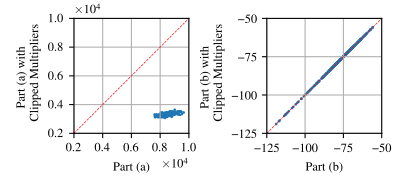

Write Python code to recreate this figure.
import os

import matplotlib.pyplot as plt
from matplotlib.ticker import ScalarFormatter
import numpy as np

#create a figure with (2,1) subplots
FONT_SIZE = 9
fig_width_px = 400
fig_height_px = 185
dpi = 100  # Typical screen DPI, adjust if necessary
fig_width_in = fig_width_px / dpi
fig_height_in = fig_height_px / dpi

plt.rcParams.update({
    # --- make every normal string use Times or the best fall-back ----
    'font.family' : 'serif',
    'font.serif'  : ['Times New Roman', 'Times', 'Nimbus Roman', 'STIXGeneral'],
    # --- keep your existing sizing rules ----------------------------
    'font.size'        : FONT_SIZE,
    'axes.titlesize'   : FONT_SIZE,
    'axes.labelsize'   : FONT_SIZE,
    'xtick.labelsize'  : FONT_SIZE,
    'ytick.labelsize'  : FONT_SIZE,
    'legend.fontsize'  : FONT_SIZE,
})
plt.rc('mathtext', fontset='cm')
plt.rcParams['pdf.fonttype'] = 42
plt.rcParams['ps.fonttype'] = 42

def force_square(ax, equal_units=True):
    # 1) Make the axes box square
    ax.set_box_aspect(1)  # matplotlib ≥ 3.3

    if equal_units:
        # 2) Make data units equal and pad limits so ranges match
        ax.set_aspect('equal', adjustable='box')
        x0, x1 = ax.get_xlim()
        y0, y1 = ax.get_ylim()
        xr, yr = x1 - x0, y1 - y0
        r = max(xr, yr)
        cx, cy = (x0 + x1) / 2, (y0 + y1) / 2
        ax.set_xlim(cx - r / 2, cx + r / 2)
        ax.set_ylim(cy - r / 2, cy + r / 2)

current_dir = os.path.dirname(os.path.abspath(__file__))

data_file =  "/home/zhouyou/leo-sat-flow/sim_alg_j1_res/test_lemma_1_rand_weights/test_lemma_1_rand_weights-2025-September-15-11-09-58-ail/d_o_component"
# Plot the data
fig, axs_list = plt.subplots(1,2,)
fig.set_size_inches(fig_width_in, fig_height_in)  # 3.5 inches width, height adjusted to maintain aspect ratio

N_POINTS = 200
data = np.genfromtxt(data_file, delimiter=',')
print(data)

axs = axs_list[0]
axs.set_position([0.015, 0.275, 0.625, 0.625])

axs.scatter(-data[:,3], -data[:,5], s=1)
axs.set_xlabel('Part (a)',
                labelpad=5,       # distance from axis
                loc='center')      # align: 'center', 'top', or 'bottom'
axs.set_ylabel('Part (a) with \n  Clipped Multipliers', 
              labelpad=5,       # distance from axis
              loc='center')      # align: 'center', 'top', or 'bottom'
axs.set_xlim(2000,10000)
axs.set_ylim(2000,10000)
axs.set_xticks([2000, 4000, 6000, 8000, 10000])
axs.set_yticks([2000, 4000, 6000, 8000, 10000])
axs.ticklabel_format(style='sci', axis='x', scilimits=(-2,2), useMathText=True)
offset = axs.xaxis.get_offset_text()
offset.set_position((1, -0.1))   # (x, y) relative to axis
axs.ticklabel_format(style='sci', axis='y', scilimits=(-2,2), useMathText=True)
axs.plot([2000, 10000], [2000, 10000], color='red', linestyle='--', linewidth=0.5)

axs.grid(True, zorder=0)
axs.set_aspect('equal', 'box')
#plot a diagonal line

force_square(axs, equal_units=True)

axs = axs_list[1]
axs.set_position([0.5, 0.275, 0.625, 0.625])

axs.scatter(data[:,2], data[:,4], s=1)
axs.set_xlabel('Part (b)',
                labelpad=5,       # distance from axis
                loc='center')      # align: 'center', 'top', or 'bottom'
axs.set_ylabel('Part (b) with \n  Clipped Multipliers', 
              labelpad=5,       # distance from axis
              loc='center')      # align: 'center', 'top', or 'bottom'
axs.set_xlim(-125,-50)
axs.set_xticks([-125, -100, -75, -50])
axs.set_ylim(-125,-50)  
axs.set_yticks([-125, -100, -75, -50])
axs.plot([-125, -50], [-125, -50], color='red', linestyle ='--', linewidth=0.5)

axs.grid(True, zorder=0)
axs.set_aspect('equal', 'box')

#plot a diagonal line

force_square(axs, equal_units=True)

# Save the figure as a PDF
print("Saving figure to:", current_dir)
output_path = os.path.join(current_dir, os.path.splitext(os.path.basename(__file__))[0]) + '.pdf'

fig.savefig(output_path, format='pdf', pad_inches=0.)
